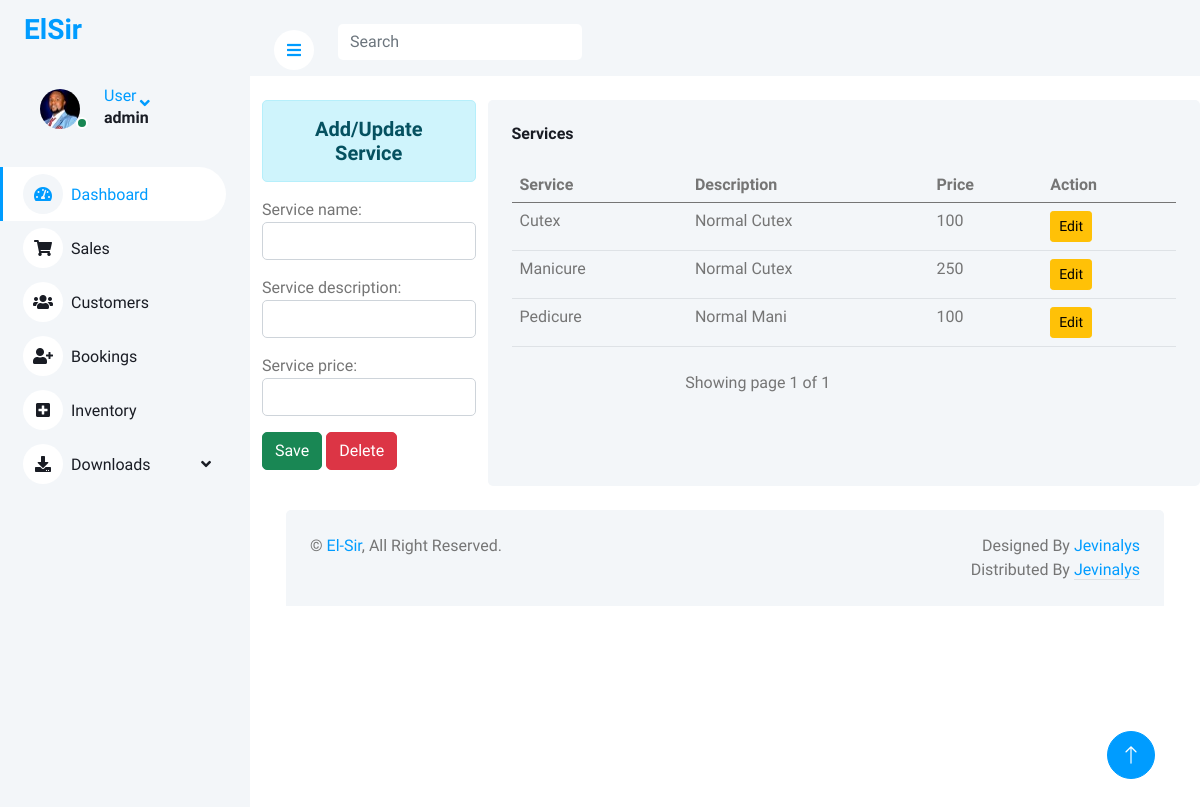
The app's page /Inventory/ (signed in), older data.
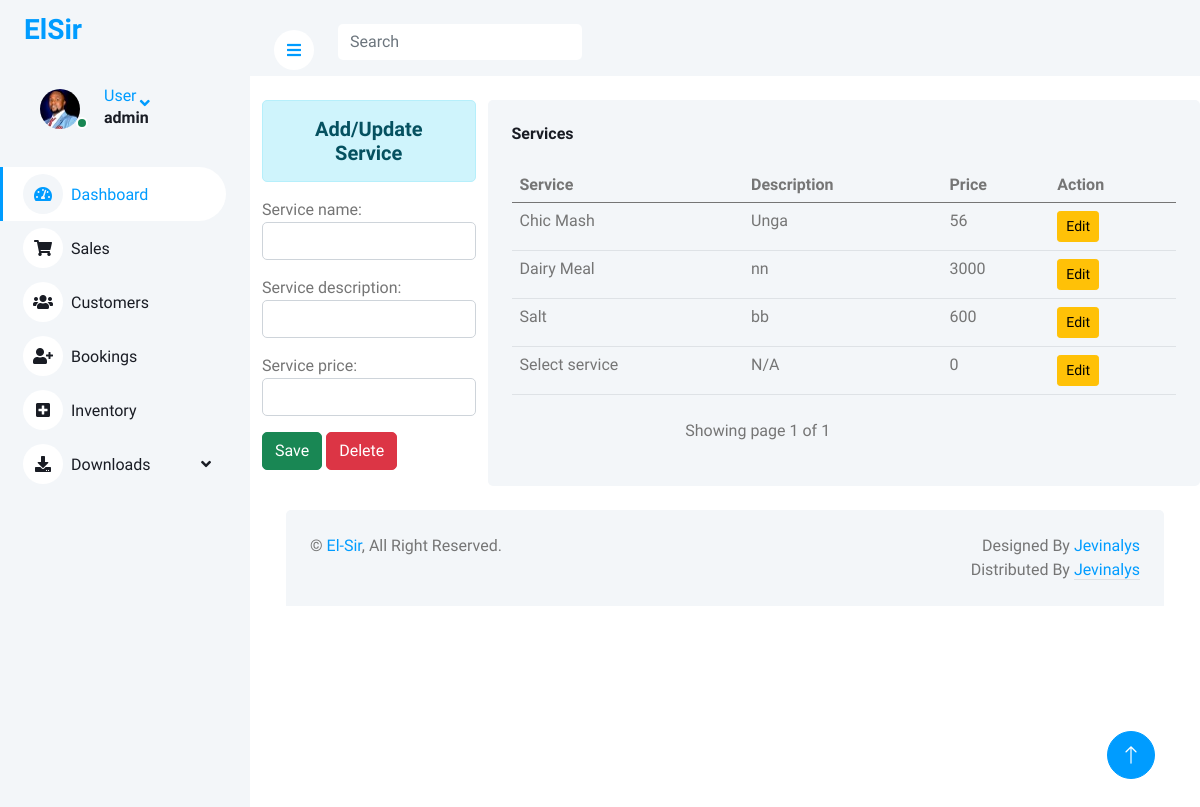
The same page, newer data.
### elsiruser/models.py (models this page shows, shortened)
class Service(models.Model):
    service_name = models.CharField(max_length=266)
    service_description = models.CharField(max_length=266, null=True)
    service_price = models.IntegerField(null=True)

### elsiruser/views.py (the view)
# urls.py: path('Inventory/',views.Inventory, name="Inventory"),
@login_required(login_url='login')
def Inventory(request):
    services = Service.objects.all().order_by('service_name')
    form =ServiceForm()
    paginator = Paginator(services,8)
    page_number = request.GET.get('page')
    page_obj =Paginator.get_page(paginator, page_number)
    context = {'services':services,'form':form,'page_obj':page_obj}
    return render(request,'Inventory.html',context)

### elsiruser/forms.py
class ServiceForm(ModelForm):
    class Meta:
        model = Service
        fields = ['service_name','service_description','service_price']
        widgets = {
            'service_name': forms.TextInput(attrs={'class':'form-control', 'id':'servicenameid'}),
            'service_description': forms.TextInput(attrs={'class':'form-control', 'id':'descriptionid'}),
            'service_price': forms.TextInput(attrs={'class':'form-control', 'id':'servPriceid'})
        }

### elsiruser/templates/Inventory.html (shortened to what this page needs)
{% extends 'base.html' %}
{% load static %}
{% block content %}
{%include 'sidebar.html' %}
<div class="content">
    <nav class="navbar navbar-expand bg-light navbar-light sticky-top px-4 py-0">
        <a href="#" class="sidebar-toggler flex-shrink-0">
            <i class="fa fa-bars"></i>
        </a>
        <form class="d-none d-md-flex ms-4">
            <input class="form-control border-0" type="search" placeholder="Search">
        </form>
    </nav>
    <br>
    <div class="container-fluid">
        <div class="row">
            <div class="col-sm-3">
                <h5 class="text-center alert alert-info">Add/Update Service</h5>
                <form action="" method="POST" name="sform" id="sform">
                    {{form.as_p}}
                    <input type="button" class="btn btn-success" value="Save" id="servicesave">
                    <input type="button" value="Delete" class="btn btn-danger btn-del" id="delbutton"
                        data-sid="{{service.id}}">
                </form>
            </div>
            <div class="bg-light text-center rounded p-4 col-sm-9">
                <div class="d-flex align-items-center justify-content-between mb-4">
                    <h6 class="mb-0">Services</h6>
                </div>
                <table class="table table-hover">
                    <thead>
                        <tr>
                            <th scope="col">Service</th>
                            <th scope="col">Description</th>
                            <th scope="col">Price</th>
                            <th scope="col">Action</th>
                        </tr>
                    </thead>
                    <tbody id="tbody">
                        {% for service in page_obj %}
                        <tr>
                            <td>{{service.service_name}}</td>
                            <td>{{service.service_description}}</td>
                            <td>{{service.service_price}}</td>
                            <td> <input type="button" value="Edit" class="btn btn-warning btn-sm btn-edit"
                                    data-sid="{{service.id}}"></td>
                        </tr>
                        {% endfor %}
                    </tbody>
                </table>
                <div class="pagination-container pt-2">
                    <div class="row">
                        <div class="col-md-9">
                            Showing page {{page_obj.number}} of {{ page_obj.paginator.num_pages }}
                          </div>
                          <ul class="pagination align-right float-right mr-auto , col-md-3">
                            </ul>
                    </div>
                </div>
            </div>
        </div>
        {% endblock %}

Row changes from the older to the newer data that the page shows:
removed Service: service_name "Cutex", service_description "Normal Cutex", service_price "100"
removed Service: service_name "Manicure", service_description "Normal Cutex", service_price "250"
removed Service: service_name "Pedicure", service_description "Normal Mani", service_price "100"
added Service: service_name "Chic Mash", service_description "Unga", service_price "56"
added Service: service_name "Dairy Meal", service_description "nn", service_price "3000"
added Service: service_name "Salt", service_description "bb", service_price "600"
added Service: service_name "Select service", service_description "N/A", service_price "0"
